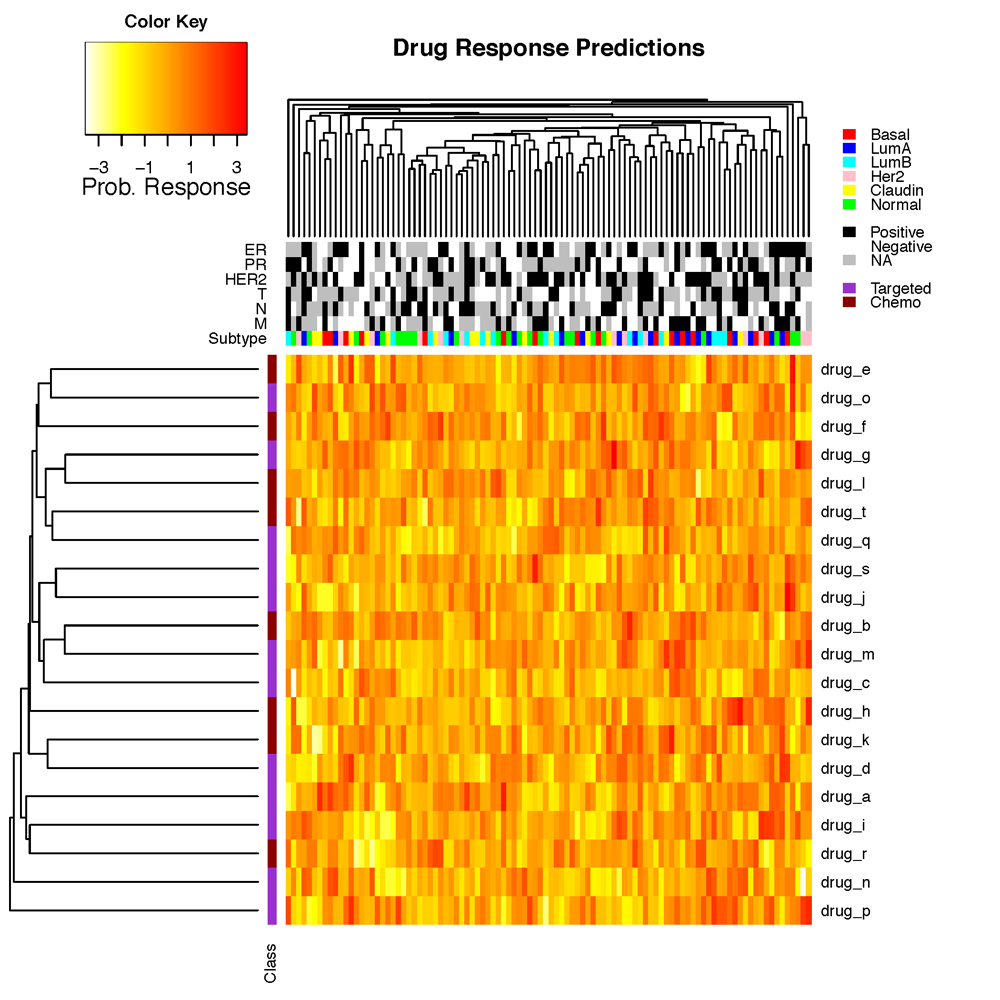

R code for this plot:
setwd("/Users/obigriffith/Dropbox/drug_predictors/Rscripts")
library("gplots")

#Create a fake dataset
prob_matrix=replicate(100, rnorm(20)) 
drug_names=paste("drug",letters[1:20],sep="_")
patient_ids=paste("patient",c(1:100),sep="_")
rownames(prob_matrix)=drug_names
colnames(prob_matrix)=patient_ids

#Create fake color side bars
drug_colors=sample(c("darkorchid","darkred"), length(drug_names), replace = TRUE, prob = NULL)
subtype_colors=sample(c("red","blue","cyan","pink","yellow","green"), length(patient_ids), replace = TRUE, prob = NULL)
Mcolors=sample(c("black","white","grey"), length(patient_ids), replace = TRUE, prob = NULL)
Ncolors=sample(c("black","white","grey"), length(patient_ids), replace = TRUE, prob = NULL)
Tcolors=sample(c("black","white","grey"), length(patient_ids), replace = TRUE, prob = NULL)
HER2colors=sample(c("black","white","grey"), length(patient_ids), replace = TRUE, prob = NULL)
PRcolors=sample(c("black","white","grey"), length(patient_ids), replace = TRUE, prob = NULL)
ERcolors=sample(c("black","white","grey"), length(patient_ids), replace = TRUE, prob = NULL)
rlab=cbind(drug_colors,drug_colors) #note, duplicated columns because function expects matrix of at least 2xn
clab=cbind(subtype_colors,Mcolors,Ncolors,Tcolors,HER2colors,PRcolors,ERcolors)
colnames(rlab)=c("Class","")
colnames(clab)=c("Subtype","M","N","T","HER2","PR","ER")

#Define custom dist and hclust functions for use with heatmaps
mydist=function(c) {
  dist(c,method="euclidian")
}
myclust=function(c) { 
  hclust(c,method="average")
}

#Create heatmap using custom heatmap.3 source code
source("heatmap.3.R")
pdf(file="heatmap_example.pdf")
main_title="Drug Response Predictions"
par(cex.main=1)
heatmap.3(prob_matrix, hclustfun=myclust, distfun=mydist, na.rm = TRUE, scale="none", dendrogram="both", margins=c(4,10), Rowv=TRUE, Colv=TRUE, ColSideColors=clab, RowSideColors=rlab, symbreaks=FALSE, key=TRUE, symkey=FALSE, density.info="none", trace="none", main=main_title, labCol=FALSE, labRow=drug_names, cexRow=1, col=rev(heat.colors(75)), NumColSideColors=7, KeyValueName="Prob. Response",)
legend("topright",legend=c("Basal","LumA","LumB","Her2","Claudin","Normal","","Positive","Negative","NA","","Targeted","Chemo"), fill=c("red","blue","cyan","pink","yellow","green","white","black","white","grey","white","darkorchid","darkred"), border=FALSE, bty="n", y.intersp = 0.7, cex=0.7)
dev.off()
